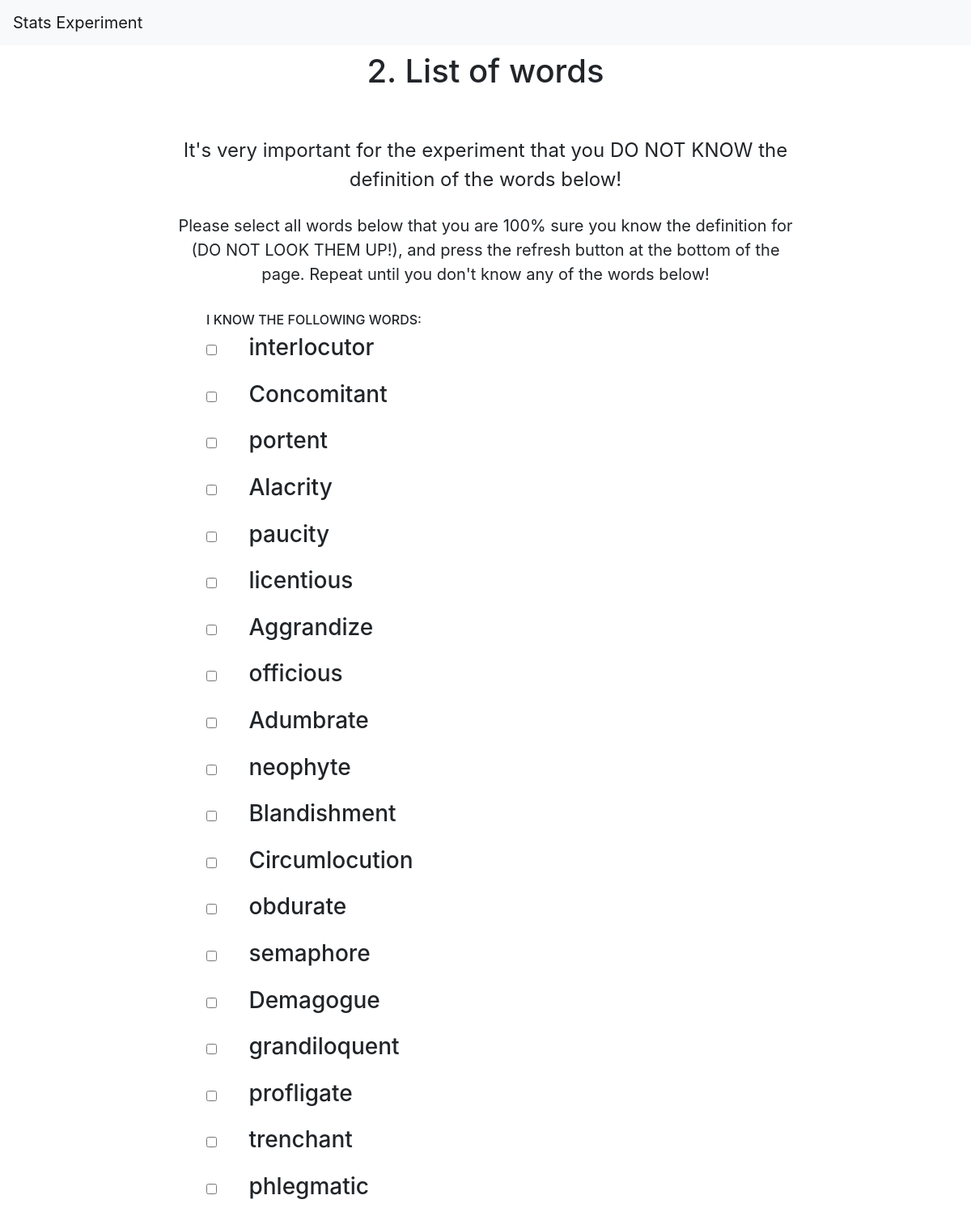
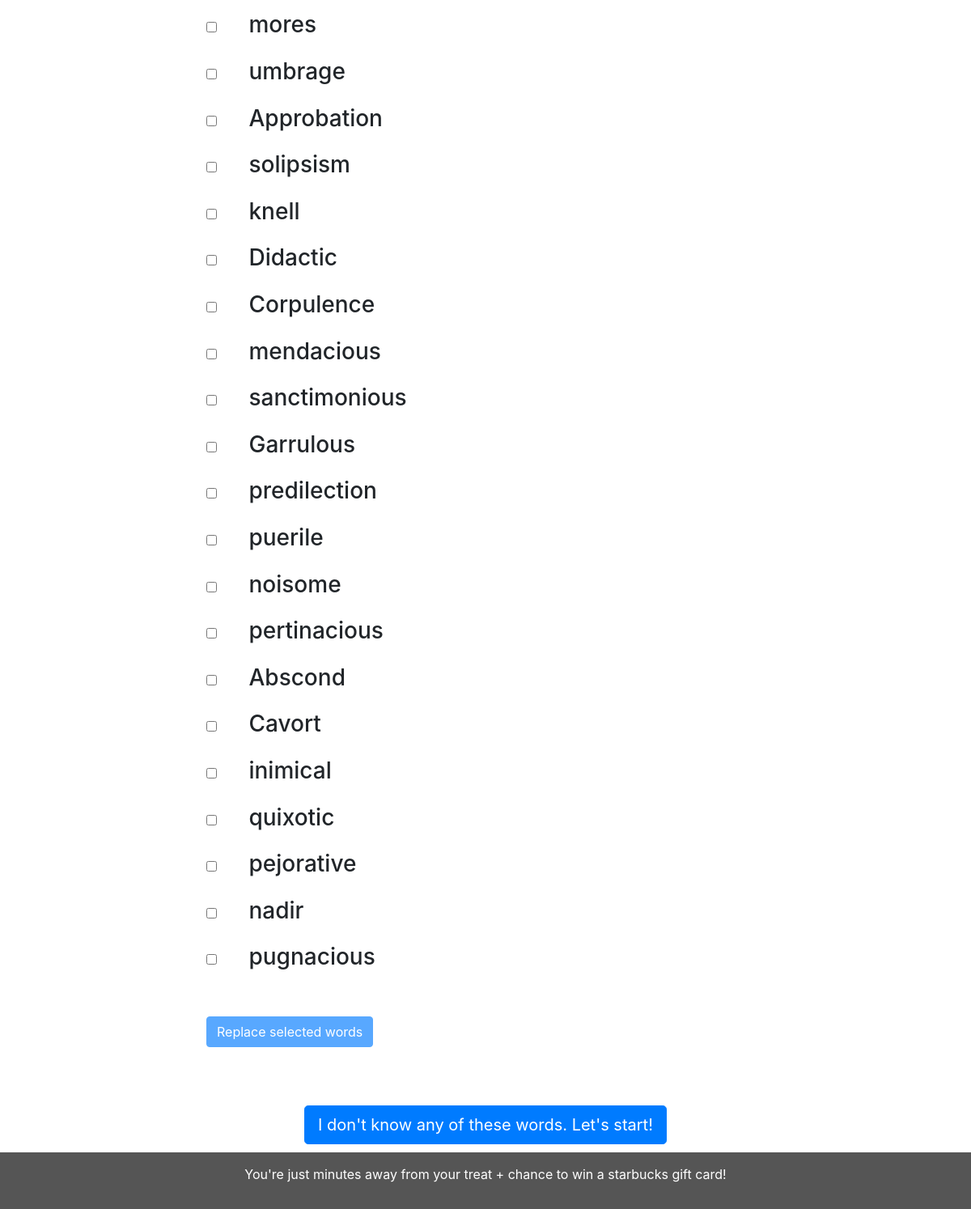
The app's page /words with its own data (2 pictures, top to bottom).
### tables this page shows
CREATE TABLE "words" (
	"id"	INTEGER,
	"word"	TEXT,
	"definition"	TEXT,
	PRIMARY KEY("id")
);

### app.py (the view, shortened to what this page needs)
@app.route("/words", methods=["POST", "GET"])
def words():
    if request.method == "GET":
        words_rows = db.execute("SELECT * from words")
        remaining_indexes = list(range(1, len(words_rows)))
        print(remaining_indexes)
        selected_indexes = []
        for i in range(40):
            index = math.floor(random() * len(remaining_indexes))
            selected_indexes.append(remaining_indexes.pop(index))
        session["selected_word_indexes"] = selected_indexes
        session["remaining_word_indexes"] = remaining_indexes
        selected_words = []
        for i in selected_indexes:
            rows = db.execute("SELECT word from words WHERE id=?", int(i))
            if len(rows) > 1:
                print("error, more than one row detected, using first row...", rows, i)
            selected_words.append((rows[0]["word"]))
        session["selected_words"] = selected_words
        return render_template("words.html", words=selected_words, used=False)

### templates/words.html (shortened to what this page needs)
{% extends "layout.html" %}
{% block title %}
<h1>2. List of words</h1>
{% endblock %}
{% block main %}
<br>
<br>
<span style="font-size: 150%" class="beginning-text">It's very important for the experiment that you DO NOT KNOW the definition of the words below!</span>
<br>
<br>
<span style="font-size: 125%">Please select all words below that you are 100% sure you know the definition for (DO NOT LOOK THEM UP!), and press the refresh button at the bottom of the page.
Repeat until you don't know any of the words below!</span>
{% endblock %}
{% block subtitle %}
<ul id="navigation" style="text-align: left; list-style-type: none; padding-top: 2rem">
  <form action="/words" method="POST">
    <h6> I KNOW THE FOLLOWING WORDS: </h6>
  {% for word in words %}
    <div class="form-group">
      <input type="checkbox" id="{{ word }}" value="{{ word }}" name="{{ word }}"style="padding-right: 1rem">
      <label for="{{ word }}" style="padding-left: 2rem">{{ word }}</label><br>
    </div>
  {% endfor %}
    <button type="submit" id="submitButton" href="/start" class="btn btn-primary" style="margin-top: 2rem; {% if used %} display: none {% endif %}" disabled>Replace selected words</button>
  </form>
</ul>
{% endblock %}
{% block main2 %}
<br>
<button onclick="location.href='/experiment';"type="submit" id="finishedButton" class="btn btn-primary btn-lg beginning-text" style="margin-top: 2rem; margin-bottom: 4rem">I don't know any of these words. Let's start!</button>
{% endblock %}

### templates/layout.html (shortened to what this page needs)
<!DOCTYPE html>
<html lang="en">
<head>
  <link rel="stylesheet" href="https://maxcdn.bootstrapcdn.com/bootstrap/4.3.1/css/bootstrap.min.css">
  <link rel="stylesheet" href="{{url_for('static', filename='css/customstyles.css')}}">
</head>
<body>
<nav class="navbar navbar-expand-lg navbar-light bg-light">
  <a class="navbar-brand" href="#">Stats Experiment</a>
</nav>
<div class="container-fluid text-center">
  <div class="row content">
    <div class="col-sm-2 sidenav">
    </div>
    <div class="col-sm-8 text-center">
      <h1>{% block title %}{% endblock %}</h1>
      {% block main %}{% endblock %}
      <h3>{% block subtitle %}{% endblock %}</h3>
      <p>{% block main2 %}{% endblock %}</p>
    </div>
    <div class="col-sm-2 sidenav">
    </div>
  </div>
</div>
<footer class="container-fluid text-center" style="position: fixed;">
  <p>You're just minutes away from your treat + chance to win a starbucks gift card!</p>
</footer>
</body>
</html>

### static/css/customstyles.css (style rules this page uses)
.navbar { margin-bottom: 0; border-radius: 0; }
.row.content { height: 450px }
footer { background-color: #555; color: white; padding: 15px; position: absolute; bottom: 0px; width: 100%; }

### records on screen
words: word "interlocutor"
words: word "Concomitant"
words: word "portent"
words: word "Alacrity"
words: word "paucity"
words: word "licentious"
words: word "Aggrandize"
words: word "officious"
words: word "Adumbrate"
words: word "neophyte"
words: word "Blandishment"
words: word "Circumlocution"
words: word "obdurate"
words: word "semaphore"
words: word "Demagogue"
words: word "grandiloquent"
words: word "profligate"
words: word "trenchant"
words: word "phlegmatic"
words: word "mores"
words: word "umbrage"
words: word "Approbation"
words: word "solipsism"
words: word "knell"
words: word "Didactic"
words: word "Corpulence"
words: word "mendacious"
words: word "sanctimonious"
words: word "Garrulous"
words: word "predilection"
words: word "puerile"
words: word "noisome"
words: word "pertinacious"
words: word "Abscond"
words: word "Cavort"
words: word "inimical"
words: word "quixotic"
words: word "pejorative"
words: word "nadir"
words: word "pugnacious"
